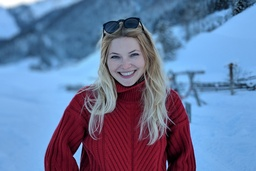
#> input picture Google-Pixel-2-Portrait-Mode-Sample-Photo-1.jpg, 256 x 171 px, shrunk from 1200 x 800 before the run
$ python project.py   (older library calls are emulated)
#> lines starting #> are read from the running program, lines starting #| are printed output that depends on the picture
#!/usr/bin/env python3
# -*- coding: utf-8 -*-
"""
Created on Sun Dec  2 21:34:59 2018

@author: Oscar Galindo and Aleksandr Diamond
"""


# Segmantation based on connected components
# Programmed by Olac Fuentes
# Last modified November 19, 2018

import numpy as np
import cv2

def find(i):
    if S[i] <0:
        return i
    s = find(S[i])
    S[i] = s #Path compression
    return s

def union(i,j,thr):
    # Joins two regions if they are similar
    # Keeps track of size and mean color of regions
    ri =find(i)
    rj = find(j)
    if (ri!= rj):
        d =  sum_pixels[ri,:]/count[ri] - sum_pixels[rj,:]/count[rj]
        diff = np.sqrt(np.sum(d*d))
        if diff < thr:
            S[rj] = ri
            count[ri]+=count[rj]
            count[rj]=0
            sum_pixels[ri,:]+=sum_pixels[rj,:]
            sum_pixels[rj,:]=0

def regular_union(i,j):
    # Joins two regions if they are similar
    # Keeps track of size and mean color of regions
    ri =find(i)
    rj = find(j)
    if (ri!= rj):
        S[rj] = ri
        count[ri]+=count[rj]
        count[rj]=0
        sum_pixels[ri,:]+=sum_pixels[rj,:]
        sum_pixels[rj,:]=0

def initialize(I):
    rows = I.shape[0]
    cols = I.shape[1]
    S=np.zeros(rows*cols).astype(np.int)-1
    count=np.ones(rows*cols).astype(np.int)
    sum_pixels = np.copy(I).reshape(rows*cols,3)
    return S, count, sum_pixels

def connected_components_segmentation(I,thr):
    rows = I.shape[0]
    cols = I.shape[1]
    for p in range(S.shape[0]):
        if p%cols < cols-1:  # If p is not in the last column
            union(p,p+1,thr) # p+1 is the pixel to the right of p
        if p//cols < rows-1: # If p is not in the last row
            union(p,p+cols,thr) # p+cols is the pixel to below p

def calculate_threshold(I):
    std = [np.std(I[:,:,0]), np.std(I[:,:,1]), np.std(I[:,:,2])]
    return std[np.argmax(std)]

def connect_face_region(x,y,width,length,I):
    print('Initial Pixel', y)
#    initial_pixel = 250
    initial_pixel = I.shape[1] * (y) + (x)
    for pixel_row in range (width):
        for pixel_column in range(length):
            regular_union(initial_pixel, I.shape[1] * (pixel_row) + pixel_column + initial_pixel)


#def connect_faces(I, x, y, w, h):
#    rows = I.shape[0]
#    cols = I.shpae[1]
#    for p in range ()


######################################
face_cascade = cv2.CascadeClassifier('/anaconda3/share/OpenCV/haarcascades/haarcascade_frontalface_default.xml')
eye_cascade = cv2.CascadeClassifier('/anaconda3/share/OpenCV/haarcascades/haarcascade_eye.xml')
img = cv2.imread('Google-Pixel-2-Portrait-Mode-Sample-Photo-1.jpg')
#> img is the input picture: shape (171, 256, 3); mean B, G, R 159, 121.3, 103.3
gray = cv2.cvtColor(img, cv2.COLOR_BGR2GRAY)
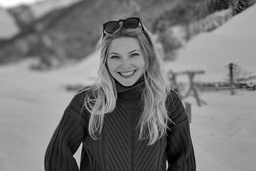
#> gray: shape (171, 256); min 0, max 255, mean 120.2
faces = face_cascade.detectMultiScale(gray, 1.2, 5)
#> faces = [[100, 36, 52, 52]]

for (x,y,w,h) in faces:
    I = img[y+2:y+h-2, x+2:x+w-2] #Change the order to get the actual face Sliced.
#    cv2.rectangle(img,(x,y),(x+w,y+h),(0,215,255),2)
    roi_gray = gray[y:y+h, x:x+w]
    roi_color = img[y:y+10, x:x+10]
#> this loop made 1 pass
#> pass 1, `I = img[y+2:y+h-2, x+2:x+w-2]`:
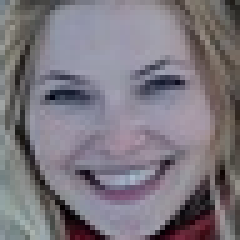
#> I: shape (48, 48, 3) (shown 5 times larger); mean B, G, R 126.9, 118.6, 123.9
#> pass 1, `roi_gray = gray[y:y+h, x:x+w]`:
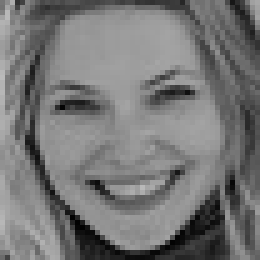
#> roi_gray: shape (52, 52) (shown 5 times larger); min 1, max 186, mean 118.4

cv2.imshow('Original Image',img)
######################################

image_number = 1
#S, count, sum_pixels = initialize(img)


for (x,y,w,h) in faces:
    face  =  img[y+2:y+h-2,x+2:x+w-2,:]
    thr = calculate_threshold(face)
# [7 lines of commented-out code are left out]
    cv2.imshow(f'Face{image_number}', face)
    #I  =  (cv2.imread('capetown.jpg',1)/255)
    #I  =  (cv2.imread('mayon.jpg',1)/255)

    rows = img.shape[0]
    cols = img.shape[1]
    S, count, sum_pixels = initialize(img)
    connect_face_region(x,y,img.shape[0]- y,w, img)
    connected_components_segmentation(img,thr)

    print('Regions found: ',np.sum(S==-1))
    print('Size 1 regions found: ',np.sum(count==1))

    rand_cm = np.random.random_sample((rows*cols, 3))
    seg_im_mean = np.zeros((rows,cols,3))
    seg_im_rand = np.zeros((rows,cols,3))
    for r in range(rows-1):
        for c in range(cols-1):
            f = find(r*cols+c)
            seg_im_mean[r,c,:] = sum_pixels[f,:]/count[f]
            seg_im_rand[r,c,:] = rand_cm[f,:]

    cv2.imshow('Segmentation 1 - using mean colors',seg_im_mean)
    cv2.imshow('Segmentation 2 - using random colors',seg_im_rand)
    image_number += 1
#> this loop made 1 pass
#> (x, y, w, h, std in calculate_threshold, thr) on pass 1: (100, 36, 52, 52, [42.02, 37.98, 35.07], 42.02)
#| Initial Pixel 36
#| Regions found:  16072
#| Size 1 regions found:  383
#> pass 1, `cv2.imshow('Segmentation 1 - using mean colors',seg_im_mean)`:
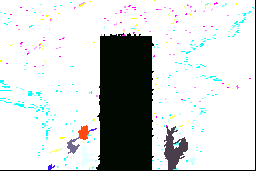
#> window 'Segmentation 1 - using mean co': shape (171, 256, 3); mean B, G, R 207.5, 208.2, 204.7
#> pass 1, `cv2.imshow('Segmentation 2 - using random colors',seg_im_rand)`:
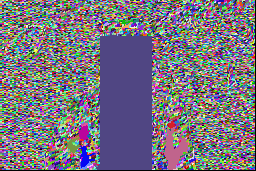
#> window 'Segmentation 2 - using random ': shape (171, 256, 3) float64; mean B, G, R 0.5, 0.452, 0.47
#> after the loop:
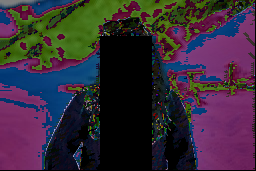
#> seg_im_mean: shape (171, 256, 3) float64; mean B, G, R 56, 42.6, 55.2
cv2.waitKey(0)
cv2.destroyAllWindows()
